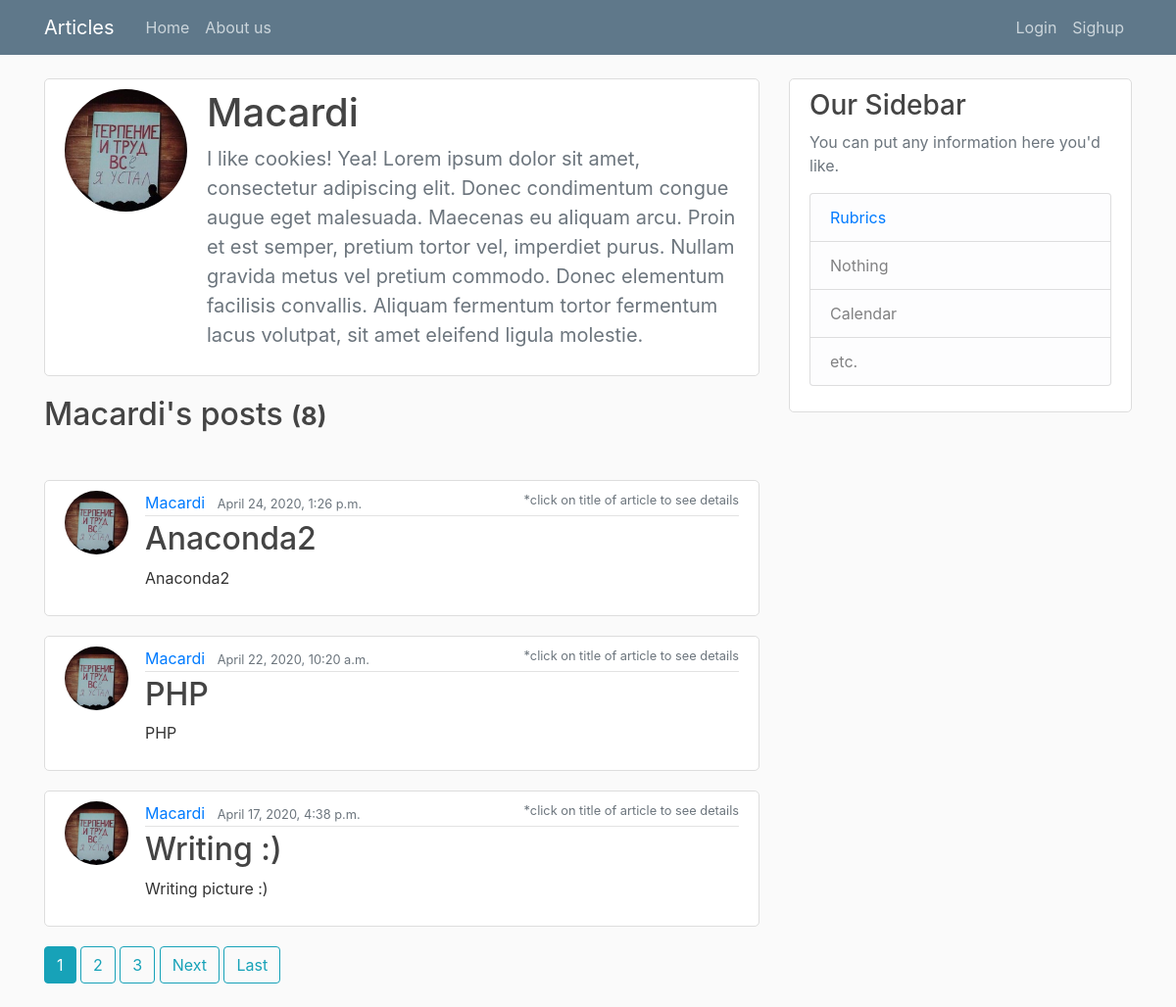
/user/Macardi/, run on the app's committed database.
### mysite/apps/articles/models.py (models this page shows, shortened)
class Article(models.Model):
    article_title = models.CharField('title of article', max_length = 200)
    article_text = models.TextField('text of article')
    slug = models.SlugField(unique = True)
    author_article = models.ForeignKey(User, on_delete=models.CASCADE)
    rubric = models.ForeignKey('Rubric', null = True, on_delete = models.PROTECT, blank=True)
    pub_date = models.DateTimeField('date of publication', auto_now_add = True)
    image = models.ImageField('image', blank=True, upload_to='articles_images')
    '''class Meta:
        verbose_name = 'Статья'
        verbose_name_plural = 'Статьи'''

### mysite/apps/accounts/models.py (models this page shows, shortened)
class Profile(models.Model):
    user = models.OneToOneField(User, on_delete=models.CASCADE)
    image = models.ImageField(default='profile_pics/default.png', upload_to='profile_pics')
    info = models.TextField('Write something about your self', blank=True, max_length = 375)

### mysite/apps/articles/views.py (the view)
# urls.py: path('user/<str:username>/', UserArticlesListView.as_view(), name='user_articles'), #views.home_page and accounts_views.profile
class UserArticlesListView(ListView):
    model = Article
    template_name = 'articles/user_posts.html'
    context_object_name = 'user_articles'
    ordering = ['-pub_date']
    paginate_by = 3
    def get_queryset(self):
        user = get_object_or_404(
        User,
        username=self.kwargs.get('username'))
        return Article.objects.filter(author_article=user).order_by('-pub_date')

### mysite/apps/articles/templates/articles/user_posts.html (shortened to what this page needs)
{% extends 'base.html' %}
{% load crispy_forms_tags %}
{% block content %}
{% for a in user_articles %}
  <div class="content-section" id="profile">
    <div class="media">
      <img class="rounded-circle account-img" src="{{ a.author_article.profile.image.url }}">
      <div class="media-body">
        <h1 class="account-heading">{{ a.author_article.username }}</h1>
        <p class="text-secondary" id="info">{{ a.author_article.profile.info }}</p>
      </div>
    </div>
  </div>
{% endfor %}
<h2 class="mb-5">{{ view.kwargs.username }}'s posts <small><strong>
  ({{ page_obj.paginator.count }})</strong></small>
</h2>
{% if user_articles %}
  {% for a in user_articles %}
  <article class="media content-section">
    <img class="rounded-circle article-img" src="{{ a.author_article.profile.image.url }}">
    <div class="media-body">
      <div class="article-metadata">
        <a class="mr-2" href="{% url 'articles:user_articles' a.author_article.username %}">{{ a.author_article }}</a>
        <small class="text-muted">{{ a.pub_date }}</small>
              <small class="text-muted" id="asterisk">
                *click on title of article to see details</small>
      </div>
    <h2><a class="article-title" href="{% url 'articles:detail' slug=a.slug %}">
      {{ a.article_title }}</a></h2>
    <p class="article-content">{{ a.article_text }}</p>
    </div>
  </article>
  {% endfor %}
{% else %}
    No articles found )=
{% endif %}
{% if is_paginated %}
      {% for num in page_obj.paginator.page_range %}
        {% if page_obj.number == num %}
          <a class="btn btn-info mb-4" href="?page={{ num }}">{{ num }}</a>
        {% elif num > page_obj.number|add:'-3' and num < page_obj.number|add:'3' %}
          <a class="btn btn-outline-info mb-4" href="?page={{ num }}">{{ num }}</a>
        {% endif %}
      {% endfor %}
      {% if page_obj.has_next %}
        <a class="btn btn-outline-info mb-4" href="?page={{ page_obj.next_page_number }}">Next</a>
        <a class="btn btn-outline-info mb-4" href="?page={{ page_obj.paginator.num_pages }}">Last</a>
      {% endif %}
    {% endif %}
{% endblock %}

### mysite/static/assets/main.css (style rules this page uses)
body { background: #fafafa; color: #333333; margin-top: 5rem; }
h1, h2, h3, h4, h5, h6 { color: #444444; }
.content-section { background: #ffffff; padding: 10px 20px; border: 1px solid #dddddd; border-radius: 5px; margin-bottom: 20px; position: relative; }
.article-title { color: #444444; }
.article-content { white-space: pre-line; }
.article-img { height: 65px; width: 65px; margin-right: 17px; }
.article-metadata { padding-bottom: 1px; margin-bottom: 4px; border-bottom: 1px solid #e3e3e3 }
.account-img { height: 125px; width: 125px; margin-right: 20px; margin-bottom: 16px; }
.account-heading { font-size: 2.5rem; }

### mysite/apps/articles/templates/articles/user_posts.html (style rules this page uses)
#info { font-size: 20px; }
#asterisk { float: right; }

### data on the page
Article: author_article.profile.image (picture), author_article.username "Macardi", author_article.profile.info "I like cookies! Yea! Lorem ipsum dolor sit amet, consectetur adipiscing elit. Donec condimentum congue augue eget malesuada. Maecenas eu aliquam arcu. Proin et est semper, pretium tortor vel, imperdiet purus. Nullam gravida metus vel pretium commodo. Donec elementum facilisis convallis. Aliquam fermentum tortor fermentum lacus volutpat, sit amet eleifend ligula molestie.", author_article "Macardi", pub_date "April 24, 2020, 1:26 p.m.", article_title "Anaconda2", article_text "Anaconda2"
Article: author_article.profile.image (picture), author_article "Macardi", pub_date "April 22, 2020, 10:20 a.m.", article_title "PHP", article_text "PHP"
Article: author_article.profile.image (picture), author_article "Macardi", pub_date "April 17, 2020, 4:38 p.m.", article_title "Writing :)", article_text "Writing picture :)"

### other printed values
{{ view.kwargs.username }} "Macardi"
{{ page_obj.paginator.count }} "8"
{{ num }} "1"
{{ num }} "2" "3"
